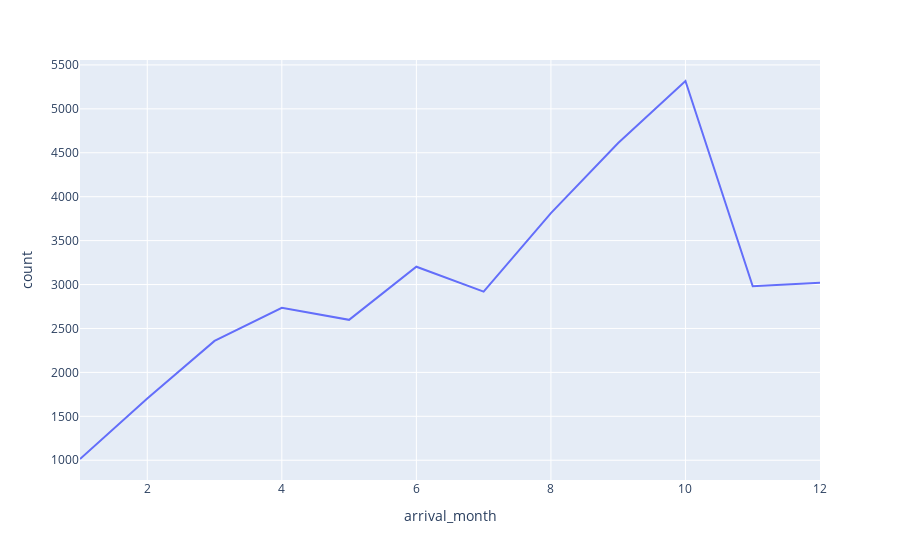

This figure's notebook cell:
### Markdown cell above
We can do some exploratory data analysis to see what these datasets are like. For instance, we can see which are the most popular months are.

### Code cell
customer_reservations.groupBy("arrival_month").agg(count("*").alias("count")).sort(
    "arrival_month"
).plot.line(x="arrival_month", y="count")

### Figure 1 — Plotly figure (JSON) as saved in the notebook; plotly's stock layout.template omitted (floating-point values rounded to 4 significant figures)
{"data": [{"hovertemplate": "arrival_month=%{x}<br>count=%{y}<extra></extra>", "legendgroup": "", "line": {"color": "#636efa", "dash": "solid"}, "marker": {"symbol": "circle"}, "mode": "lines", "name": "", "orientation": "v", "showlegend": false, "type": "scatter", "x": [1, 2, 3, 4, 5, 6, 7, 8, 9, 10, 11, 12], "xaxis": "x", "y": [1014, 1704, 2358, 2736, 2598, 3203, 2920, 3813, 4611, 5317, 2980, 3021], "yaxis": "y"}], "layout": {"legend": {"tracegroupgap": 0}, "margin": {"t": 60}, "xaxis": {"anchor": "y", "domain": [0, 1], "title": {"text": "arrival_month"}}, "yaxis": {"anchor": "x", "domain": [0, 1], "title": {"text": "count"}}}}
